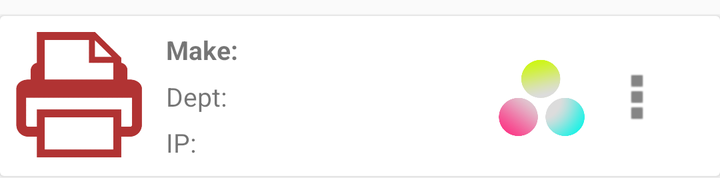
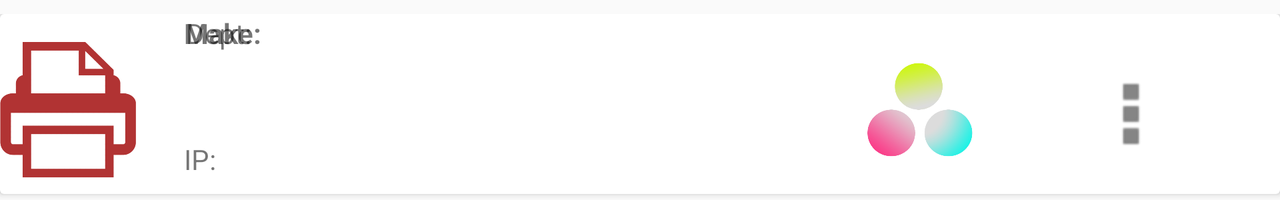

The same Android screen from two of the app's own layout files: first res/layout/ as a phone draws it, then the repository's variant for another configuration, drawn on a device whose configuration selects that folder. Both files follow.
<!-- AndroidManifest.xml: application theme AppTheme -->
<!-- res/layout/list_row_printer.xml -->
<?xml version="1.0" encoding="utf-8"?>
<android.support.constraint.ConstraintLayout
    xmlns:android="http://schemas.android.com/apk/res/android"
    xmlns:app="http://schemas.android.com/apk/res-auto"
    android:orientation="vertical"
    android:layout_width="match_parent"
    android:layout_height="89dp"
    android:paddingTop="7dp">

    <android.support.v7.widget.CardView
        android:layout_width="match_parent"
        android:layout_height="80dp"
        android:layout_marginTop="1dp"
        android:orientation="vertical"
        app:layout_constraintTop_toTopOf="parent">

        <android.support.constraint.ConstraintLayout
            android:layout_width="match_parent"
            android:layout_height="match_parent">

            <ImageView
                android:id="@+id/row_printer_icon"
                android:layout_width="63dp"
                android:layout_height="63dp"
                android:layout_marginStart="8dp"
                android:layout_marginLeft="8dp"
                android:layout_marginTop="8dp"
                android:layout_marginBottom="8dp"
                app:layout_constraintBottom_toBottomOf="parent"
                app:layout_constraintStart_toStartOf="parent"
                app:layout_constraintTop_toTopOf="parent"
                app:layout_constraintVertical_bias="0.0"
                app:srcCompat="@drawable/ic_printer" />

            <TextView
                android:id="@+id/row_printer_make"
                android:layout_width="wrap_content"
                android:layout_height="wrap_content"
                android:layout_marginStart="12dp"
                android:layout_marginLeft="12dp"
                android:layout_marginTop="8dp"
                android:text="@string/list_printer_design_make"
                android:textSize="13sp"
                android:textStyle="bold"
                app:layout_constraintStart_toEndOf="@+id/row_printer_icon"
                app:layout_constraintTop_toTopOf="parent" />


            <TextView
                android:id="@+id/row_printer_dept"
                android:layout_width="wrap_content"
                android:layout_height="wrap_content"
                android:layout_marginStart="12dp"
                android:layout_marginLeft="12dp"
                android:layout_marginTop="8dp"
                android:layout_marginBottom="8dp"
                android:text="@string/list_printer_design_dept"
                android:textSize="13sp"
                app:layout_constraintBottom_toBottomOf="parent"
                app:layout_constraintStart_toEndOf="@+id/row_printer_icon"
                app:layout_constraintTop_toTopOf="parent" />

            <TextView
                android:id="@+id/row_printer_ip"
                android:layout_width="wrap_content"
                android:layout_height="wrap_content"
                android:layout_marginStart="12dp"
                android:layout_marginLeft="12dp"
                android:layout_marginTop="8dp"
                android:layout_marginBottom="8dp"
                android:text="@string/list_printer_design_ip"
                android:textSize="13sp"
                app:layout_constraintBottom_toBottomOf="parent"
                app:layout_constraintStart_toEndOf="@+id/row_printer_icon"
                app:layout_constraintTop_toTopOf="parent"
                app:layout_constraintVertical_bias="1.0" />

            <ImageView
                android:id="@+id/row_printer_color"
                android:layout_width="45dp"
                android:layout_height="45dp"
                android:layout_marginTop="8dp"
                android:layout_marginEnd="8dp"
                android:layout_marginRight="8dp"
                android:layout_marginBottom="8dp"
                app:layout_constraintBottom_toBottomOf="parent"
                app:layout_constraintEnd_toStartOf="@+id/row_printer_setting"
                app:layout_constraintTop_toTopOf="parent"
                app:layout_constraintVertical_bias="0.578"
                app:srcCompat="@drawable/ic_toner_row_color" />

            <ImageView
                android:id="@+id/row_printer_status"
                android:layout_width="45dp"
                android:layout_height="45dp"
                android:layout_marginTop="8dp"
                android:layout_marginEnd="8dp"
                android:layout_marginRight="8dp"
                android:layout_marginBottom="8dp"
                app:layout_constraintBottom_toBottomOf="parent"
                app:layout_constraintEnd_toStartOf="@+id/row_printer_color"
                app:layout_constraintTop_toTopOf="parent"
                app:layout_constraintVertical_bias="0.578"
                app:srcCompat="@drawable/ic_status_active" />


            <ImageView
                android:id="@+id/row_printer_setting"
                android:layout_width="35dp"
                android:layout_height="35dp"
                android:layout_marginTop="8dp"
                android:layout_marginEnd="24dp"
                android:layout_marginRight="24dp"
                android:layout_marginBottom="8dp"
                app:layout_constraintBottom_toBottomOf="parent"
                app:layout_constraintEnd_toEndOf="parent"
                app:layout_constraintTop_toTopOf="parent"
                app:layout_constraintVertical_bias="0.517"
                app:srcCompat="@drawable/ic_settings" />

        </android.support.constraint.ConstraintLayout>
    </android.support.v7.widget.CardView>

</android.support.constraint.ConstraintLayout>
<!-- resources referenced by this layout -->
<resources>
  <!-- drawable ic_printer: png bitmap (drawable-hdpi, 41004 bytes) -->
  <!-- drawable ic_settings: png bitmap (drawable-hdpi, 311 bytes) -->
  <!-- drawable ic_toner_row_color: png bitmap (drawable-hdpi, 77817 bytes) -->
  <string name="list_printer_design_dept">Dept:</string>
  <string name="list_printer_design_ip">IP:</string>
  <string name="list_printer_design_make">Make:</string>
  <style name="AppTheme" parent="Theme.AppCompat.Light.DarkActionBar">
          
          <item name="colorPrimary">@color/colorPrimary</item>
          <item name="colorPrimaryDark">@color/colorPrimaryDark</item>
          <item name="colorAccent">@color/whiteText</item>
      </style>
  <color name="colorPrimary">#cf271e</color>
  <color name="colorPrimaryDark">#5AB0EE</color>
  <color name="whiteText">#FFFFFF</color>
</resources>
<!-- res/layout-land/list_row_printer.xml (the repository's variant of the layout above) -->
<!-- drawn on the phone turned sideways -->
<?xml version="1.0" encoding="utf-8"?>
<android.support.constraint.ConstraintLayout xmlns:android="http://schemas.android.com/apk/res/android"
    xmlns:app="http://schemas.android.com/apk/res-auto"
    xmlns:tools="http://schemas.android.com/tools"
    android:orientation="vertical"
    android:layout_width="match_parent"
    android:layout_height="100dp"
    android:paddingTop="7dp">

    <android.support.v7.widget.CardView
        android:layout_width="match_parent"
        android:layout_height="90dp"
        android:orientation="vertical"
        app:layout_constraintTop_toTopOf="parent">

        <android.support.constraint.ConstraintLayout
            android:layout_width="match_parent"
            android:layout_height="match_parent">

            <ImageView
                android:id="@+id/row_printer_icon"
                android:layout_width="68dp"
                android:layout_height="68dp"
                android:layout_marginTop="8dp"
                android:layout_marginBottom="8dp"
                app:layout_constraintBottom_toBottomOf="parent"
                app:layout_constraintTop_toTopOf="@+id/row_printer_setting"
                app:layout_constraintVertical_bias="1.0"
                app:srcCompat="@drawable/ic_printer"
                tools:layout_editor_absoluteX="29dp" />

            <TextView
                android:id="@+id/row_printer_make"
                android:layout_width="188dp"
                android:layout_height="wrap_content"
                android:layout_marginStart="24dp"
                android:text="@string/list_printer_design_make"
                android:textStyle="bold"
                app:layout_constraintStart_toEndOf="@+id/row_printer_icon"
                tools:layout_editor_absoluteY="14dp" />

            <TextView
                android:id="@+id/row_printer_dept"
                android:layout_width="188dp"
                android:layout_height="wrap_content"
                android:layout_marginStart="25dp"
                android:text="@string/list_printer_design_dept"
                app:layout_constraintStart_toEndOf="@+id/row_printer_icon"
                tools:layout_editor_absoluteY="36dp" />

            <TextView
                android:id="@+id/row_printer_ip"
                android:layout_width="188dp"
                android:layout_height="wrap_content"
                android:layout_marginStart="24dp"
                android:layout_marginTop="3dp"
                android:text="@string/list_printer_design_ip"
                app:layout_constraintBottom_toBottomOf="parent"
                app:layout_constraintStart_toEndOf="@+id/row_printer_icon"
                app:layout_constraintTop_toTopOf="parent"
                app:layout_constraintVertical_bias="0.882" />

            <ImageView
                android:id="@+id/row_printer_color"
                android:layout_width="55dp"
                android:layout_height="55dp"
                android:layout_marginTop="8dp"
                android:layout_marginEnd="52dp"
                android:layout_marginBottom="8dp"
                app:layout_constraintBottom_toBottomOf="parent"
                app:layout_constraintEnd_toStartOf="@+id/row_printer_setting"
                app:layout_constraintTop_toTopOf="parent"
                app:layout_constraintVertical_bias="0.684"
                app:srcCompat="@drawable/ic_toner_row_color" />

            <ImageView
                android:id="@+id/row_printer_status"
                android:layout_width="55dp"
                android:layout_height="55dp"
                android:layout_marginTop="8dp"
                android:layout_marginEnd="12dp"
                android:layout_marginBottom="8dp"
                app:layout_constraintBottom_toBottomOf="parent"
                app:layout_constraintEnd_toStartOf="@+id/row_printer_color"
                app:layout_constraintTop_toTopOf="parent"
                app:layout_constraintVertical_bias="0.684"
                app:srcCompat="@drawable/ic_status_active" />

            <ImageView
                android:id="@+id/row_printer_setting"
                android:layout_width="53dp"
                android:layout_height="48dp"
                android:layout_marginTop="8dp"
                android:layout_marginEnd="48dp"
                android:layout_marginBottom="8dp"
                app:layout_constraintBottom_toBottomOf="parent"
                app:layout_constraintEnd_toEndOf="parent"
                app:layout_constraintTop_toTopOf="parent"
                app:layout_constraintVertical_bias="0.692"
                app:srcCompat="@drawable/ic_settings" />

        </android.support.constraint.ConstraintLayout>
    </android.support.v7.widget.CardView>

</android.support.constraint.ConstraintLayout>
